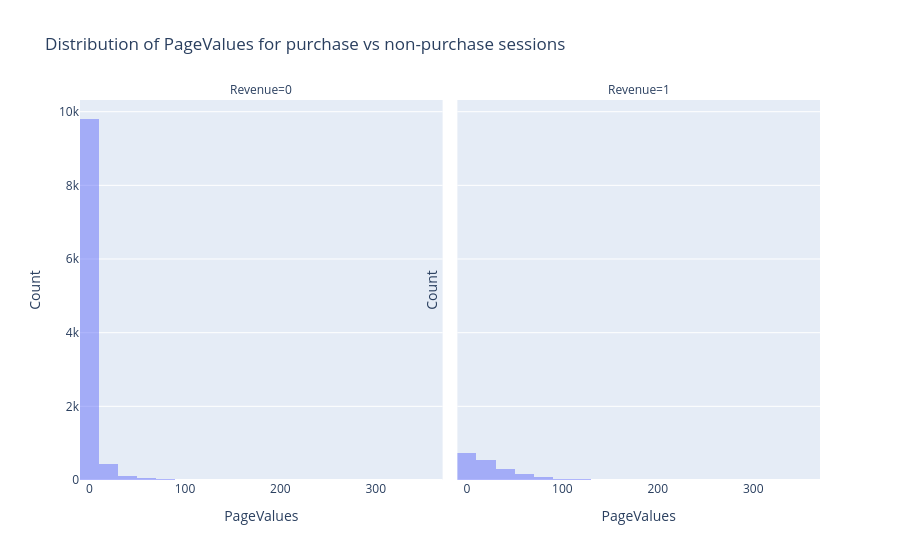

Source (notebook cell):
### Markdown cell above
## 2.9 PageValues Distribution (Plot)

### Code cell
fig = px.histogram(
    df_model,
    x="PageValues",
    facet_col="Revenue",
    barmode="overlay",
    nbins=20,
    title="Distribution of PageValues for purchase vs non-purchase sessions",
)
fig.update_xaxes(title_text="PageValues")
fig.update_yaxes(title_text="Count")
fig.show()

### Figure 1 — Plotly figure (JSON) as saved in the notebook; plotly's stock layout.template omitted (floating-point values rounded to 4 significant figures; data arrays with more than 128 entries replaced by an {"elided": "..."} marker saying what was removed)
{"data": [{"alignmentgroup": "True", "bingroup": "x", "hovertemplate": "Revenue=0<br>PageValues=%{x}<br>count=%{y}<extra></extra>", "legendgroup": "", "marker": {"color": "#636efa", "opacity": 0.5, "pattern": {"shape": ""}}, "name": "", "nbinsx": 20, "offsetgroup": "", "orientation": "v", "showlegend": false, "type": "histogram", "x": {"elided": "10422 float values"}, "xaxis": "x", "yaxis": "y"}, {"alignmentgroup": "True", "bingroup": "x", "hovertemplate": "Revenue=1<br>PageValues=%{x}<br>count=%{y}<extra></extra>", "legendgroup": "", "marker": {"color": "#636efa", "opacity": 0.5, "pattern": {"shape": ""}}, "name": "", "nbinsx": 20, "offsetgroup": "", "orientation": "v", "showlegend": false, "type": "histogram", "x": {"elided": "1908 float values"}, "xaxis": "x2", "yaxis": "y2"}], "layout": {"annotations": [{"font": {}, "showarrow": false, "text": "Revenue=0", "x": 0.245, "xanchor": "center", "xref": "paper", "y": 1, "yanchor": "bottom", "yref": "paper"}, {"font": {}, "showarrow": false, "text": "Revenue=1", "x": 0.755, "xanchor": "center", "xref": "paper", "y": 1, "yanchor": "bottom", "yref": "paper"}], "barmode": "overlay", "legend": {"tracegroupgap": 0}, "title": {"text": "Distribution of PageValues for purchase vs non-purchase sessions"}, "xaxis": {"anchor": "y", "domain": [0, 0.49], "title": {"text": "PageValues"}}, "xaxis2": {"anchor": "y2", "domain": [0.51, 1], "matches": "x", "title": {"text": "PageValues"}}, "yaxis": {"anchor": "x", "domain": [0, 1], "title": {"text": "Count"}}, "yaxis2": {"anchor": "x2", "domain": [0, 1], "matches": "y", "showticklabels": false, "title": {"text": "Count"}}}}
